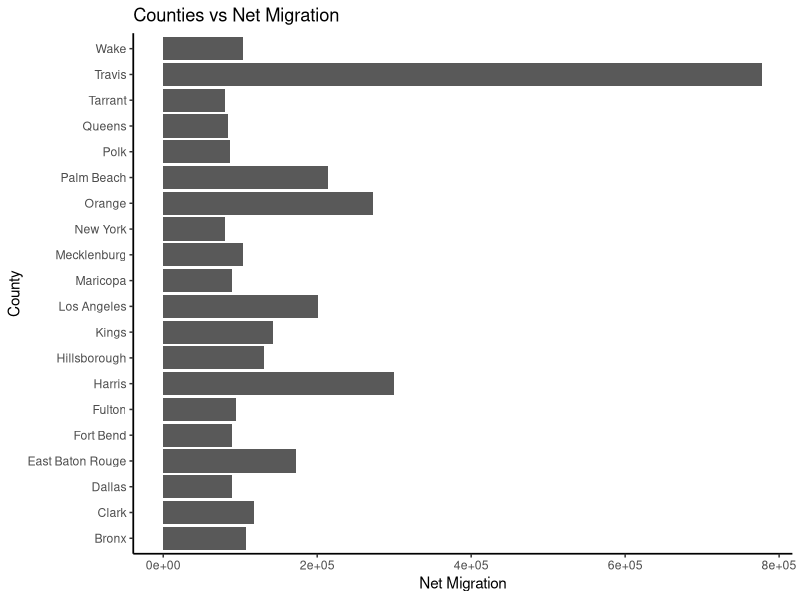

Source code (R):
## ---- chunk 1
library(tidyverse)
## ---- chunk 2
climate <- read_csv("raw-data/climate.csv")
## ---- chunk 3
ggplot(climate[1:20,], aes(County, `Net Migration`))+
  geom_col() +
  coord_flip() +
  labs(
    title = "Counties vs Net Migration"
  )+
  theme(
    panel.background = element_blank(), 
    axis.line = element_line(size = .6)
  )
